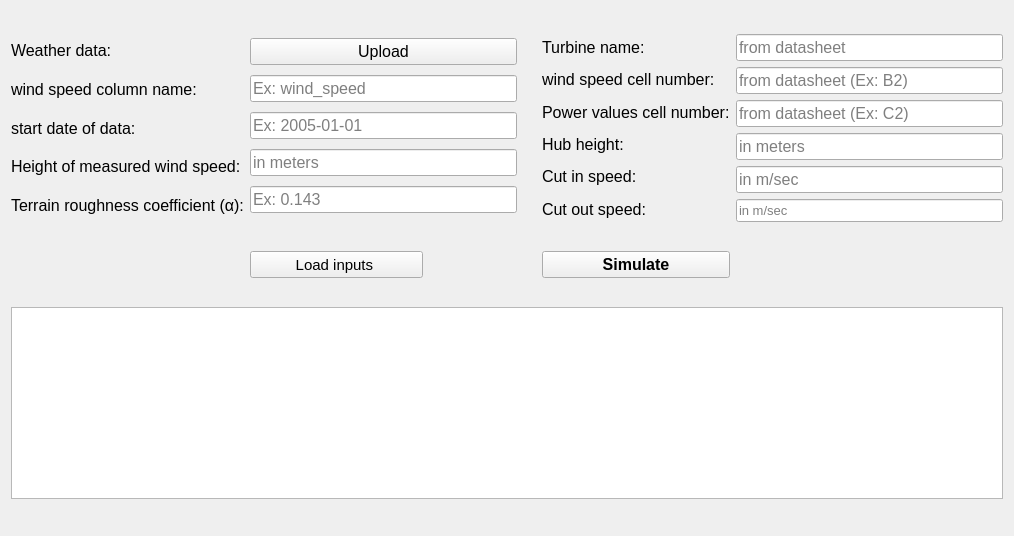
<?xml version="1.0" encoding="UTF-8"?>
<ui version="4.0">
 <class>Form</class>
 <widget class="QWidget" name="Form">
  <property name="geometry">
   <rect>
    <x>0</x>
    <y>0</y>
    <width>1014</width>
    <height>536</height>
   </rect>
  </property>
  <property name="windowTitle">
   <string>Form</string>
  </property>
  <layout class="QGridLayout" name="gridLayout">
   <item row="0" column="1">
    <layout class="QVBoxLayout" name="verticalLayout_4">
     <item>
      <widget class="QPushButton" name="pushButton_data">
       <property name="font">
        <font>
         <pointsize>12</pointsize>
        </font>
       </property>
       <property name="text">
        <string>Upload</string>
       </property>
      </widget>
     </item>
     <item>
      <widget class="QLineEdit" name="lineEdit_column">
       <property name="font">
        <font>
         <pointsize>12</pointsize>
        </font>
       </property>
       <property name="placeholderText">
        <string>Ex: wind_speed</string>
       </property>
      </widget>
     </item>
     <item>
      <widget class="QLineEdit" name="lineEdit_date">
       <property name="font">
        <font>
         <pointsize>12</pointsize>
        </font>
       </property>
       <property name="placeholderText">
        <string>Ex: 2005-01-01</string>
       </property>
      </widget>
     </item>
     <item>
      <widget class="QLineEdit" name="lineEdit_height_wind">
       <property name="font">
        <font>
         <pointsize>12</pointsize>
        </font>
       </property>
       <property name="placeholderText">
        <string>in meters</string>
       </property>
      </widget>
     </item>
     <item>
      <widget class="QLineEdit" name="lineEdit_alpha">
       <property name="font">
        <font>
         <pointsize>12</pointsize>
        </font>
       </property>
       <property name="placeholderText">
        <string>Ex: 0.143</string>
       </property>
      </widget>
     </item>
    </layout>
   </item>
   <item row="2" column="3">
    <widget class="QPushButton" name="pushButton_simulate">
     <property name="font">
      <font>
       <pointsize>12</pointsize>
       <weight>75</weight>
       <bold>true</bold>
      </font>
     </property>
     <property name="cursor">
      <cursorShape>ArrowCursor</cursorShape>
     </property>
     <property name="text">
      <string>Simulate</string>
     </property>
    </widget>
   </item>
   <item row="0" column="3">
    <layout class="QVBoxLayout" name="verticalLayout_3">
     <item>
      <widget class="QLabel" name="label_turbine">
       <property name="font">
        <font>
         <pointsize>12</pointsize>
        </font>
       </property>
       <property name="text">
        <string>Turbine name:</string>
       </property>
      </widget>
     </item>
     <item>
      <widget class="QLabel" name="label_wind_cell">
       <property name="font">
        <font>
         <pointsize>12</pointsize>
        </font>
       </property>
       <property name="text">
        <string>wind speed cell number:</string>
       </property>
      </widget>
     </item>
     <item>
      <widget class="QLabel" name="label_power_cell">
       <property name="font">
        <font>
         <pointsize>12</pointsize>
        </font>
       </property>
       <property name="text">
        <string>Power values cell number:</string>
       </property>
      </widget>
     </item>
     <item>
      <widget class="QLabel" name="label_Hub">
       <property name="font">
        <font>
         <pointsize>12</pointsize>
        </font>
       </property>
       <property name="text">
        <string>Hub height:</string>
       </property>
      </widget>
     </item>
     <item>
      <widget class="QLabel" name="label_cutin">
       <property name="font">
        <font>
         <pointsize>12</pointsize>
        </font>
       </property>
       <property name="text">
        <string>Cut in speed:</string>
       </property>
      </widget>
     </item>
     <item>
      <widget class="QLabel" name="label_cutout">
       <property name="font">
        <font>
         <pointsize>12</pointsize>
        </font>
       </property>
       <property name="text">
        <string>Cut out speed:</string>
       </property>
      </widget>
     </item>
    </layout>
   </item>
   <item row="2" column="1">
    <widget class="QPushButton" name="pushButton_input">
     <property name="sizePolicy">
      <sizepolicy hsizetype="Maximum" vsizetype="Minimum">
       <horstretch>0</horstretch>
       <verstretch>0</verstretch>
      </sizepolicy>
     </property>
     <property name="font">
      <font>
       <pointsize>11</pointsize>
       <weight>50</weight>
       <bold>false</bold>
      </font>
     </property>
     <property name="cursor">
      <cursorShape>ArrowCursor</cursorShape>
     </property>
     <property name="text">
      <string>          Load inputs           </string>
     </property>
    </widget>
   </item>
   <item row="0" column="0">
    <layout class="QVBoxLayout" name="verticalLayout_2">
     <item>
      <widget class="QLabel" name="label_weather_data">
       <property name="font">
        <font>
         <pointsize>12</pointsize>
        </font>
       </property>
       <property name="text">
        <string>Weather data:</string>
       </property>
      </widget>
     </item>
     <item>
      <widget class="QLabel" name="label_column">
       <property name="font">
        <font>
         <pointsize>12</pointsize>
        </font>
       </property>
       <property name="text">
        <string>wind speed column name:</string>
       </property>
      </widget>
     </item>
     <item>
      <widget class="QLabel" name="label_date">
       <property name="font">
        <font>
         <pointsize>12</pointsize>
        </font>
       </property>
       <property name="text">
        <string>start date of data:</string>
       </property>
      </widget>
     </item>
     <item>
      <widget class="QLabel" name="label_height_wind">
       <property name="font">
        <font>
         <pointsize>12</pointsize>
        </font>
       </property>
       <property name="text">
        <string>Height of measured wind speed:</string>
       </property>
      </widget>
     </item>
     <item>
      <widget class="QLabel" name="label_alpha">
       <property name="font">
        <font>
         <pointsize>12</pointsize>
        </font>
       </property>
       <property name="text">
        <string>Terrain roughness coefficient (α):</string>
       </property>
      </widget>
     </item>
    </layout>
   </item>
   <item row="0" column="4">
    <layout class="QVBoxLayout" name="verticalLayout">
     <item>
      <widget class="QLineEdit" name="lineEdit_turbine">
       <property name="font">
        <font>
         <pointsize>12</pointsize>
        </font>
       </property>
       <property name="placeholderText">
        <string>from datasheet</string>
       </property>
      </widget>
     </item>
     <item>
      <widget class="QLineEdit" name="lineEdit_wind_cell">
       <property name="font">
        <font>
         <pointsize>12</pointsize>
        </font>
       </property>
       <property name="placeholderText">
        <string>from datasheet (Ex: B2)</string>
       </property>
      </widget>
     </item>
     <item>
      <widget class="QLineEdit" name="lineEdit_power_cell">
       <property name="font">
        <font>
         <pointsize>12</pointsize>
        </font>
       </property>
       <property name="placeholderText">
        <string>from datasheet (Ex: C2)</string>
       </property>
      </widget>
     </item>
     <item>
      <widget class="QLineEdit" name="lineEdit_hub">
       <property name="font">
        <font>
         <pointsize>12</pointsize>
        </font>
       </property>
       <property name="placeholderText">
        <string>in meters</string>
       </property>
      </widget>
     </item>
     <item>
      <widget class="QLineEdit" name="lineEdit_cutin">
       <property name="font">
        <font>
         <pointsize>12</pointsize>
        </font>
       </property>
       <property name="placeholderText">
        <string>in m/sec</string>
       </property>
      </widget>
     </item>
     <item>
      <widget class="QLineEdit" name="lineEdit_cutout">
       <property name="font">
        <font>
         <pointsize>10</pointsize>
        </font>
       </property>
       <property name="placeholderText">
        <string>in m/sec</string>
       </property>
      </widget>
     </item>
    </layout>
   </item>
   <item row="3" column="0" colspan="5">
    <widget class="QPlainTextEdit" name="plainTextEdit">
     <property name="sizePolicy">
      <sizepolicy hsizetype="Minimum" vsizetype="Maximum">
       <horstretch>0</horstretch>
       <verstretch>0</verstretch>
      </sizepolicy>
     </property>
     <property name="font">
      <font>
       <pointsize>10</pointsize>
      </font>
     </property>
    </widget>
   </item>
   <item row="0" column="2">
    <spacer name="horizontalSpacer">
     <property name="orientation">
      <enum>Qt::Horizontal</enum>
     </property>
     <property name="sizeType">
      <enum>QSizePolicy::Preferred</enum>
     </property>
     <property name="sizeHint" stdset="0">
      <size>
       <width>13</width>
       <height>13</height>
      </size>
     </property>
    </spacer>
   </item>
  </layout>
 </widget>
 <resources/>
 <connections/>
</ui>
